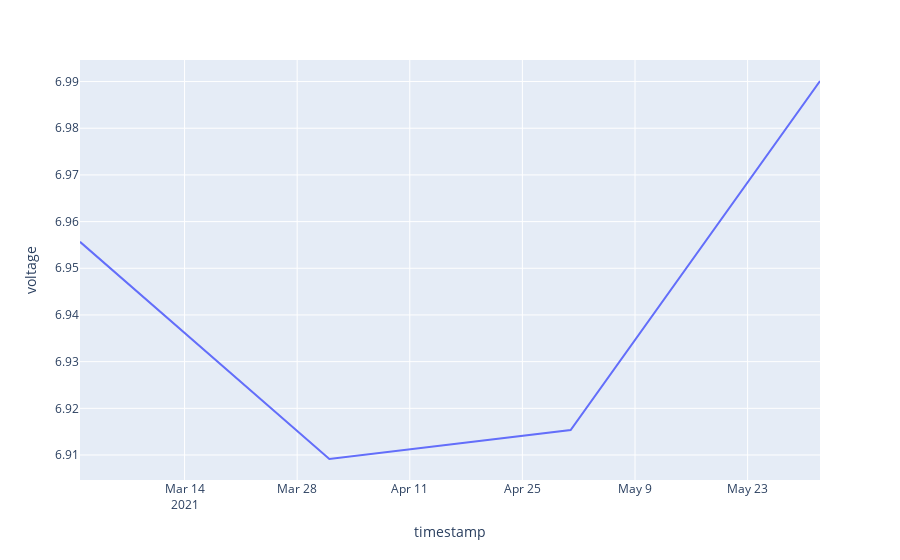
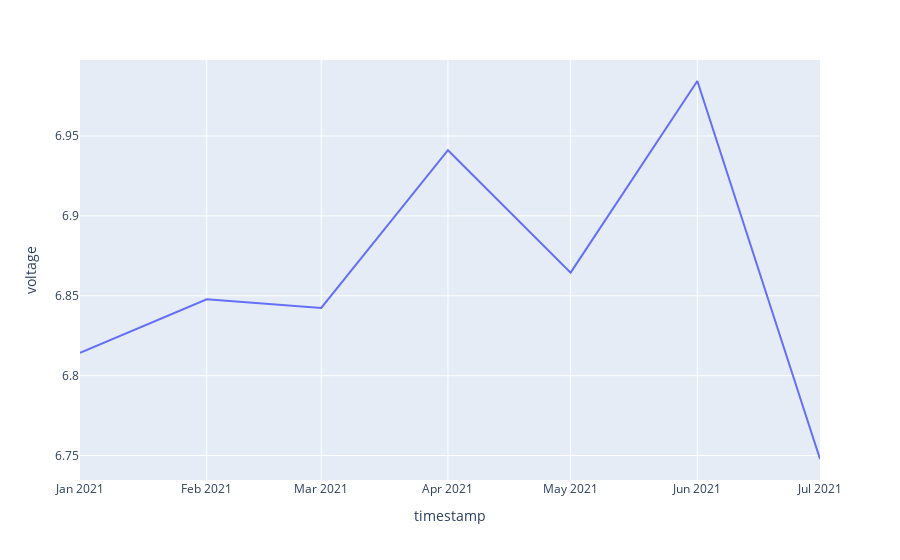
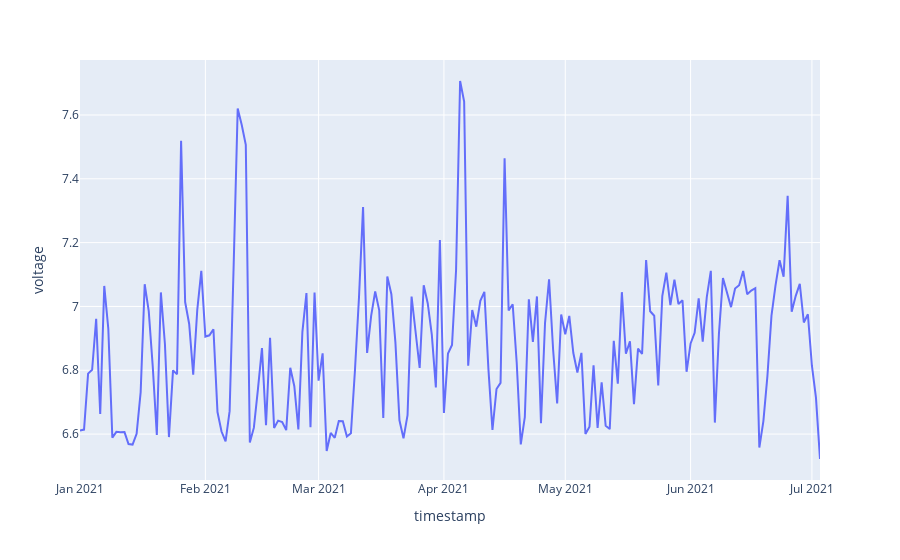

Write notebook code for charts like these, in order.
### Code cell
import numpy as np
field = 'current'

def percentile(n):
    def percentile_(x):
        return np.percentile(x, n)
    percentile_.__name__ = 'percentile_%s' % n
    return percentile_

df['day_of_week'] = df.index.day_of_week
df.groupby(['battery_id','day_of_week'])[field].agg(['mean', percentile(25), percentile(75)])

### Figure 1 — Plotly figure (JSON) as saved in the notebook; plotly's stock layout.template omitted (floating-point values rounded to 4 significant figures)
{"data": [{"hovertemplate": "timestamp=%{x}<br>voltage=%{y}<extra></extra>", "legendgroup": "", "line": {"color": "#636efa", "dash": "solid"}, "marker": {"symbol": "circle"}, "mode": "lines", "name": "", "orientation": "v", "showlegend": false, "type": "scatter", "x": ["2021-03-01T00:00:00", "2021-04-01T00:00:00", "2021-05-01T00:00:00", "2021-06-01T00:00:00"], "xaxis": "x", "y": [6.956, 6.909, 6.915, 6.99], "yaxis": "y"}], "layout": {"legend": {"tracegroupgap": 0}, "margin": {"t": 60}, "xaxis": {"anchor": "y", "domain": [0, 1], "title": {"text": "timestamp"}}, "yaxis": {"anchor": "x", "domain": [0, 1], "title": {"text": "voltage"}}}}

### Figure 2 — Plotly figure (JSON) as saved in the notebook; plotly's stock layout.template omitted (floating-point values rounded to 4 significant figures)
{"data": [{"hovertemplate": "timestamp=%{x}<br>voltage=%{y}<extra></extra>", "legendgroup": "", "line": {"color": "#636efa", "dash": "solid"}, "marker": {"symbol": "circle"}, "mode": "lines", "name": "", "orientation": "v", "showlegend": false, "type": "scatter", "x": ["2021-01-01T00:00:00", "2021-02-01T00:00:00", "2021-03-01T00:00:00", "2021-04-01T00:00:00", "2021-05-01T00:00:00", "2021-06-01T00:00:00", "2021-07-01T00:00:00"], "xaxis": "x", "y": [6.814, 6.848, 6.842, 6.941, 6.864, 6.984, 6.748], "yaxis": "y"}], "layout": {"legend": {"tracegroupgap": 0}, "margin": {"t": 60}, "xaxis": {"anchor": "y", "domain": [0, 1], "title": {"text": "timestamp"}}, "yaxis": {"anchor": "x", "domain": [0, 1], "title": {"text": "voltage"}}}}

### Figure 3 — Plotly figure (JSON) as saved in the notebook; plotly's stock layout.template omitted (floating-point values rounded to 4 significant figures; data arrays with more than 128 entries replaced by an {"elided": "..."} marker saying what was removed)
{"data": [{"hovertemplate": "timestamp=%{x}<br>voltage=%{y}<extra></extra>", "legendgroup": "", "line": {"color": "#636efa", "dash": "solid"}, "marker": {"symbol": "circle"}, "mode": "lines", "name": "", "orientation": "v", "showlegend": false, "type": "scatter", "x": {"elided": "184 str values"}, "xaxis": "x", "y": {"elided": "184 float values"}, "yaxis": "y"}], "layout": {"legend": {"tracegroupgap": 0}, "margin": {"t": 60}, "xaxis": {"anchor": "y", "domain": [0, 1], "title": {"text": "timestamp"}}, "yaxis": {"anchor": "x", "domain": [0, 1], "title": {"text": "voltage"}}}}
